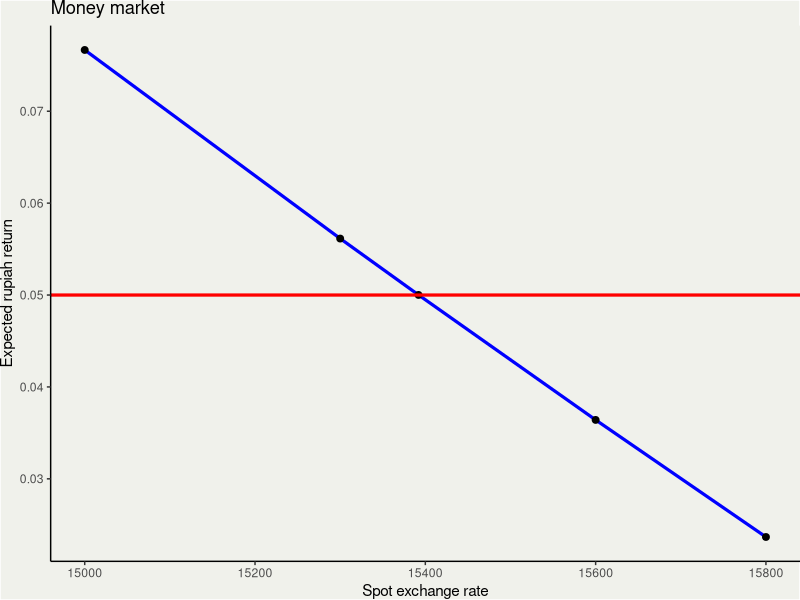
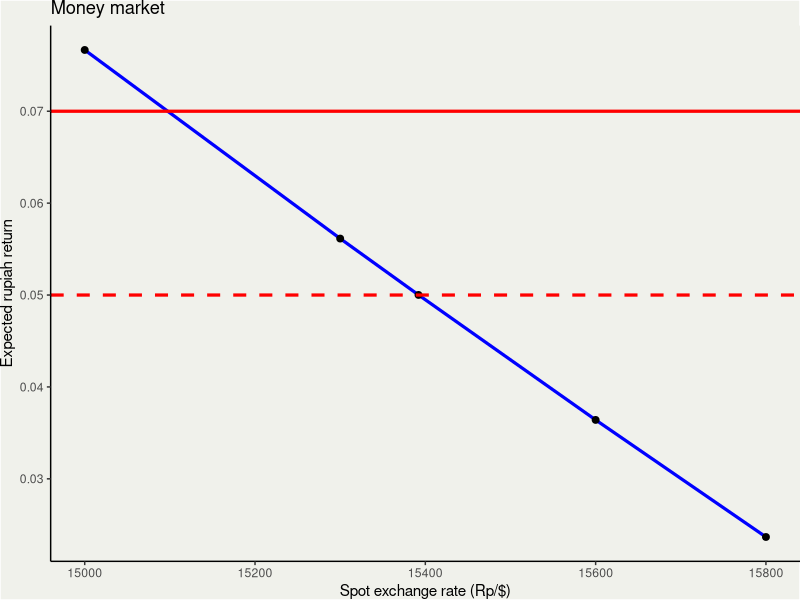
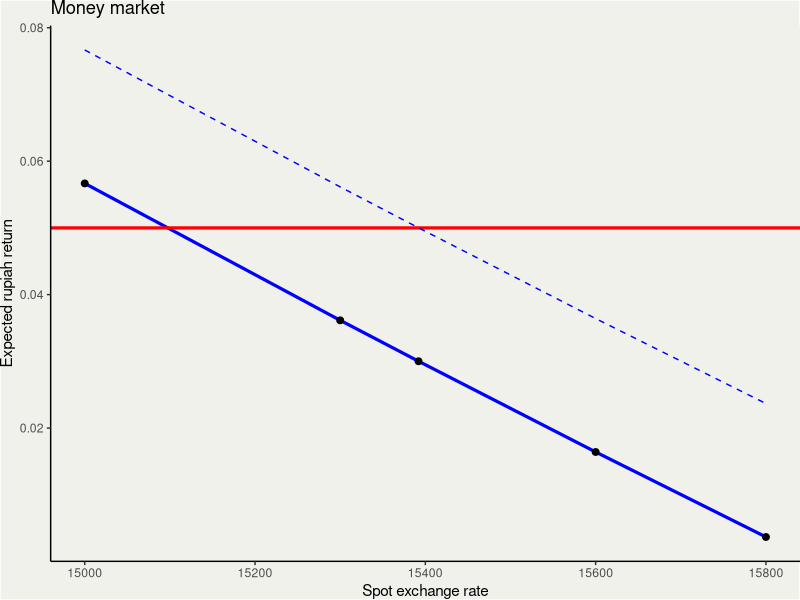
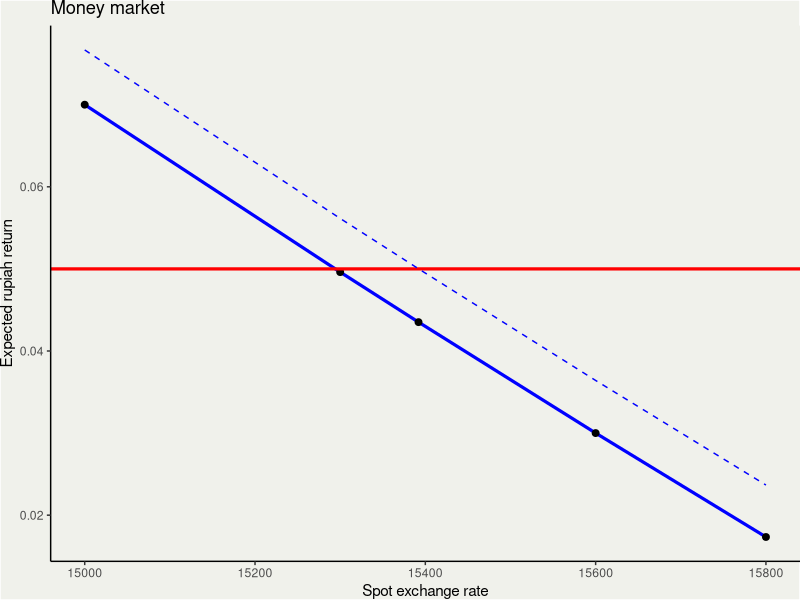
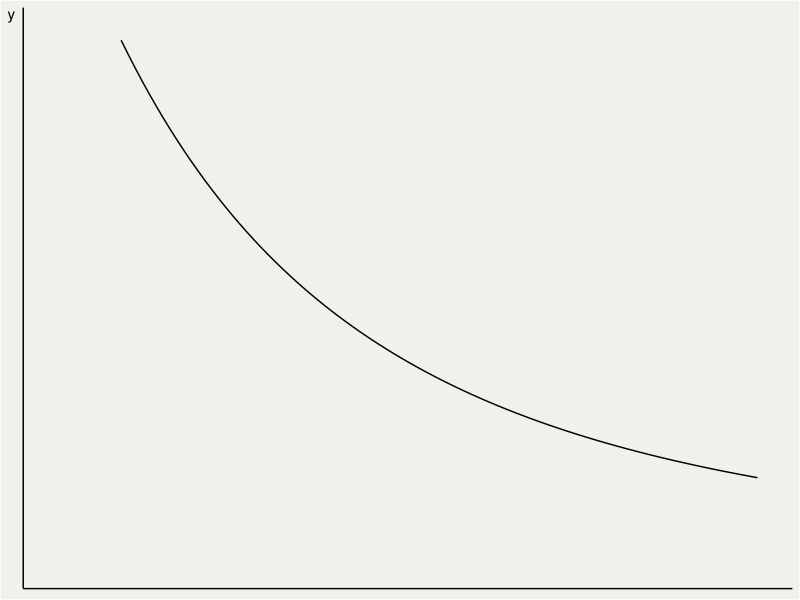

The R source for these figures, in order:
## ---- chunk 1
library(tidyverse)
library(kableExtra)
graph<-function(dataset, ...) {
  dataset |>
  ggplot(aes(...))+
  theme_classic() +
  theme(panel.background = element_rect(fill = "#f0f1eb",
                                        colour = "#f0f1eb"),
        plot.margin = margin(0,0,0,0),
        plot.background = element_rect(fill = "#f0f1eb"),
        legend.key = element_rect(fill = "#f0f1eb",linetype = "blank"),
        legend.background = element_rect(fill="#f0f1eb"))
}

graph2<-theme_classic() +
  theme(panel.background = element_rect(fill = "#f0f1eb",
                                        colour = "#f0f1eb"),
        
        plot.background = element_rect(fill = "#f0f1eb"),
        legend.key = element_rect(fill = "#f0f1eb",linetype = "blank"),
        legend.background = element_rect(fill="#f0f1eb"),
        axis.title.x = element_text(hjust=1),
        axis.title.y = element_text(angle=0,hjust=1,vjust=1),
        panel.grid=element_blank(),
        axis.text.x=element_blank(),
        axis.text.y=element_blank(),
        axis.ticks.x=element_blank(),
        axis.ticks.y=element_blank(),
        legend.position=c(1,1),
        legend.justification = c(1,1),
        legend.spacing=unit(0,"cm"),
        legend.margin=margin(0,0,0,0))
## ---- chunk 2

dat<-tibble(
  iRp=rep(0.05,5),
  iD=rep(0.03,5),
  spot=c(15000,15300,15392,15600,15800),
  e=rep(15700,5)
  
)

dat$ee<-(dat$e-dat$spot)/dat$spot
dat$fore<-dat$ee+dat$iD

kbl(dat)|>
  kable_styling("striped", full_width = F,position = "center")|>
  row_spec(3, bold = T, color = "white", background = "blue")
## ---- chunk 3
graph(dat)+geom_line(aes(x=spot,y=fore),color="blue",linewidth=1.1)+
  geom_point(aes(x=spot,y=fore),size=2)+
  geom_hline(yintercept = 0.05,color="red",linewidth=1.1)+
  labs(title="Money market",
       x="Spot exchange rate",
       y="Expected rupiah return")
## ---- chunk 4
#| fig-width: 5
#| fig-height: 4

graph(dat)+geom_line(aes(x=spot,y=fore),color="blue",linewidth=1.1)+
  geom_point(aes(x=spot,y=fore),size=2)+
  geom_hline(yintercept = 0.05,color="red",linewidth=1.1,linetype="dashed")+
  geom_hline(yintercept = 0.07,color="red",linewidth=1.1)+
  labs(title="Money market",
       x="Spot exchange rate (Rp/$)",
       y="Expected rupiah return")
## ---- chunk 5
#| fig-width: 5
#| fig-height: 4

dat$iDD<-rep(0.01,5)
dat$e2<-rep(15600,5)

dat$ee3<-(dat$e2-dat$spot)/dat$spot
dat$fore2<-dat$ee+dat$iDD
dat$fore3<-dat$ee3+dat$iD

graph(dat)+geom_line(aes(x=spot,y=fore2),color="blue",linewidth=1.1)+
  geom_point(aes(x=spot,y=fore2),size=2)+
  geom_hline(yintercept = 0.05,color="red",linewidth=1.1)+
  geom_line(aes(x=spot,y=fore),color="blue",linetype="dashed")+
  labs(title="Money market",
       x="Spot exchange rate",
       y="Expected rupiah return")
## ---- chunk 6
#| fig-width: 5
#| fig-height: 4
dat$iDD<-rep(0.01,5)
dat$e2<-rep(15600,5)

graph(dat)+geom_line(aes(x=spot,y=fore3),color="blue",linewidth=1.1)+
  geom_point(aes(x=spot,y=fore3),size=2)+
  geom_hline(yintercept = 0.05,color="red",linewidth=1.1)+
  geom_line(aes(x=spot,y=fore),color="blue",linetype="dashed")+
  labs(title="Money market",
       x="Spot exchange rate",
       y="Expected rupiah return")
## ---- chunk 7
demand<-function(q) (q/100)^(-3)
ggplot()+stat_function(fun=demand)+
  scale_x_continuous(limits=c(25,50)) +
  scale_y_continuous(limits=c(0,50))+
  
  graph2
